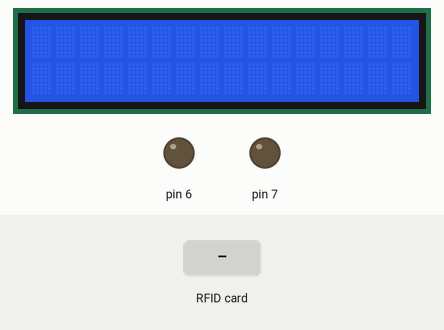
Recording of a sketch running on a simulated Arduino Uno, built with avr-gcc and run on an emulated ATmega328P. On the bench: 16×2 character LCD, output pins drawn as LEDs (lit = HIGH). Inputs (shaded band) come from the test bench. Pins used as bus, display or sensor lines are not drawn; what the sketch prints to the serial monitor is not drawn.

Above: at 1.3 s.
1.4 s: RFID card 72 6E 0F 51 held to the reader
At 2.5 s:
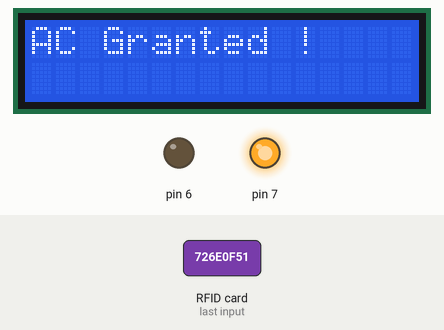
2.9 s: RFID card 5E 7A 19 C4 held to the reader
At 5.4 s:
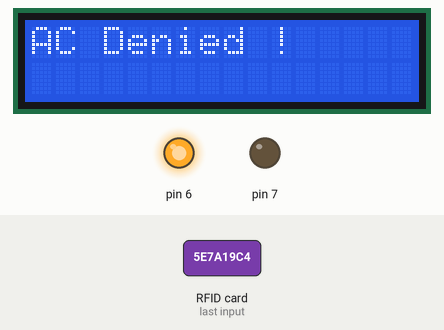
Timing chart, 0 to 6.9 s (numbered marks = the images above; inputs shaded):
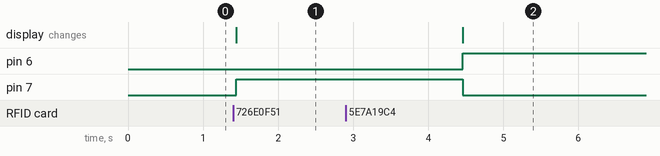

The sketch:

RFID.ino
```cpp
#include <SPI.h>
#include <MFRC522.h>
#include <LiquidCrystal_I2C.h>
LiquidCrystal_I2C lcd(0x27,16,2);
#define SS_PIN 10
#define RST_PIN 9
MFRC522 mfrc522(SS_PIN, RST_PIN);   // Create MFRC522 instance.
void setup()
{
  lcd.begin();
  lcd.clear();
  lcd.backlight();
  Serial.begin(9600);   // Initiate a serial communication
  SPI.begin();      // Initiate  SPI bus
  mfrc522.PCD_Init();   // Initiate MFRC522
  Serial.println("Approximate your card to the reader...");
  Serial.println();
  pinMode(7, OUTPUT);
  pinMode(6, OUTPUT);
}
void loop()
{
  // Look for new cards
  if ( ! mfrc522.PICC_IsNewCardPresent())
  {
    return;
  }
  // Select one of the cards
  if ( ! mfrc522.PICC_ReadCardSerial())
  {
    return;
  }
  //Show UID on serial monitor
  Serial.print("UID tag :");
  String content= "";
  byte letter;
  for (byte i = 0; i < mfrc522.uid.size; i++)
  {
     Serial.print(mfrc522.uid.uidByte[i] < 0x10 ? " 0" : " ");
     Serial.print(mfrc522.uid.uidByte[i], HEX);
     content.concat(String(mfrc522.uid.uidByte[i] < 0x10 ? " 0" : " "));
     content.concat(String(mfrc522.uid.uidByte[i], HEX));
  }
  Serial.println();
  Serial.print("Message : ");
  content.toUpperCase();
  lcd.clear();
  if (content.substring(1) == "72 6E 0F 51") //change here the UID of the card/cards that you want to give access
  {
    lcd.setCursor(0,0);   //Set cursor to character 2 on line 0
    lcd.print("AC Granted !");
    Serial.println("Authorized access");
    digitalWrite(7,HIGH);
    digitalWrite(6,LOW);
    Serial.println();
    delay(3000);
  }

 else   {
    lcd.setCursor(0,0);   //Set cursor to character 2 on line 0
    lcd.print("AC Denied !");
    digitalWrite(6,HIGH);
    digitalWrite(7,LOW);
    Serial.println(" Access denied");
    delay(3000);
  }
}
```

Measured:
- after the input at 1.4 s, pin 7: LOW → HIGH at once; the display: changes at once (image 1)
- after the input at 2.9 s, pin 6: LOW → HIGH after 1.6 s; pin 7: HIGH → LOW after 1.6 s; the display: changes after 1.6 s (image 2)
